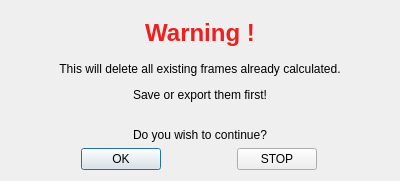
<?xml version="1.0" encoding="UTF-8"?>
<ui version="4.0">
 <class>Warning1</class>
 <widget class="QDialog" name="Warning1">
  <property name="geometry">
   <rect>
    <x>0</x>
    <y>0</y>
    <width>400</width>
    <height>181</height>
   </rect>
  </property>
  <property name="windowTitle">
   <string>Dialog</string>
  </property>
  <layout class="QVBoxLayout" name="verticalLayout_2">
   <item>
    <layout class="QVBoxLayout" name="verticalLayout">
     <item>
      <widget class="QLabel" name="label">
       <property name="text">
        <string>&lt;html&gt;&lt;head/&gt;&lt;body&gt;&lt;p align=&quot;center&quot;&gt;&lt;span style=&quot; font-size:18pt; font-weight:600; color:#ed1f1f;&quot;&gt;Warning !&lt;/span&gt;&lt;/p&gt;&lt;/body&gt;&lt;/html&gt;</string>
       </property>
      </widget>
     </item>
     <item>
      <widget class="QLabel" name="label_2">
       <property name="text">
        <string>&lt;html&gt;&lt;head/&gt;&lt;body&gt;&lt;p align=&quot;center&quot;&gt;This will delete all existing frames already calculated.&lt;/p&gt;&lt;p align=&quot;center&quot;&gt;Save or export them first!&lt;br/&gt;&lt;/p&gt;&lt;p align=&quot;center&quot;&gt;Do you wish to continue?&lt;/p&gt;&lt;/body&gt;&lt;/html&gt;</string>
       </property>
      </widget>
     </item>
     <item>
      <layout class="QHBoxLayout" name="horizontalLayout">
       <item>
        <widget class="QPushButton" name="pushButton">
         <property name="sizePolicy">
          <sizepolicy hsizetype="Maximum" vsizetype="Fixed">
           <horstretch>0</horstretch>
           <verstretch>0</verstretch>
          </sizepolicy>
         </property>
         <property name="text">
          <string>OK</string>
         </property>
        </widget>
       </item>
       <item>
        <widget class="QPushButton" name="pushButton_2">
         <property name="sizePolicy">
          <sizepolicy hsizetype="Maximum" vsizetype="Fixed">
           <horstretch>0</horstretch>
           <verstretch>0</verstretch>
          </sizepolicy>
         </property>
         <property name="text">
          <string>STOP</string>
         </property>
        </widget>
       </item>
      </layout>
     </item>
    </layout>
   </item>
  </layout>
 </widget>
 <resources/>
 <connections/>
</ui>
